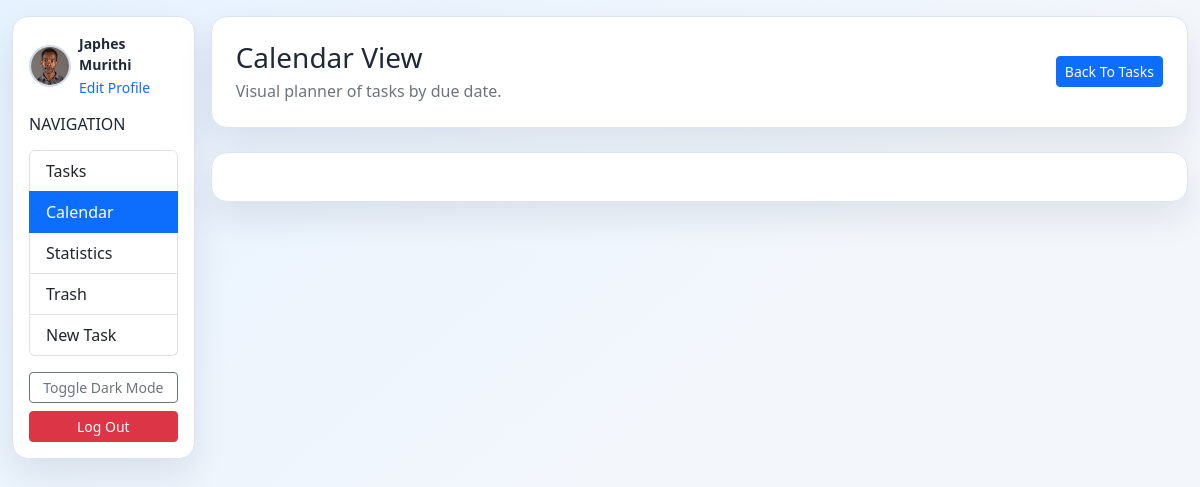
/todo/calendar/ (signed in), run on the app's committed database.
### accounts/models.py (models this page shows)
class CustomUser(AbstractUser):
    username = models.CharField(max_length=150, unique=True)
    bio = models.TextField(null=True, blank=True)
    profile_image = models.FileField(upload_to='profile_images/', null=True, blank=True)

### todo/views.py (the view)
# urls.py: path('calendar/', views.calendar_view, name='task_calendar'),
@login_required
def calendar_view(request):
    tasks = Task.objects.filter(
        owner=request.user,
        is_deleted=False,
    ).filter(
        Q(start_date__isnull=False) | Q(due_date__isnull=False)
    ).order_by('start_date', 'due_date')
    events = []
    for task in tasks:
        event_start = task.start_date or task.due_date
        if not event_start:
            continue
        events.append({
            'title': task.title,
            'start': event_start.isoformat(),
            'url': f"/todo/task/update/{task.pk}/",
            'color': '#16a34a' if task.completed else '#0ea5e9',
            'textColor': '#ffffff',
            'extendedProps': {
                'category': task.get_category_display(),
                'priority': task.get_priority_display(),
                'completed': task.completed,
                'dueDate': task.due_date.isoformat() if task.due_date else None,
            }
        })
    return render(request, 'todo/task_calendar.html', {
        'calendar_events': events,
    })

### todo/templates/todo/task_calendar.html (shortened to what this page needs)
<!DOCTYPE html>
<html lang="en">
<head>
    <link href="https://cdn.jsdelivr.net/npm/bootstrap@5.3.3/dist/css/bootstrap.min.css" rel="stylesheet">
    <link href="https://cdn.jsdelivr.net/npm/fullcalendar@6.1.15/index.global.min.css" rel="stylesheet">
</head>
<body>
    <div class="container-fluid py-3">
        <div class="row g-3">
            <aside class="col-12 col-lg-3 col-xl-2">
                {% include 'todo/_sidebar.html' %}
            </aside>
            <main class="col-12 col-lg-9 col-xl-10">
        <div class="panel p-4 mb-4">
            <div class="d-flex flex-wrap justify-content-between align-items-center gap-2">
                <div>
                    <h1 class="h3 mb-1">Calendar View</h1>
                    <p class="mb-0 text-secondary">Visual planner of tasks by due date.</p>
                </div>
                <a href="{% url 'task_list' %}" class="btn btn-primary btn-sm">Back To Tasks</a>
            </div>
        </div>
        <div class="panel p-3 p-md-4">
        </div>
            </main>
        </div>
    </div>
</body>
</html>

### todo/templates/todo/_sidebar.html (shortened to what this page needs)
<div class="panel p-3 h-100">
    <div class="d-flex align-items-center gap-2 mb-3">
        {% if request.user.profile_image %}
        <img src="{{ request.user.profile_image.url }}" alt="Profile" style="width:42px;height:42px;border-radius:50%;object-fit:cover;border:2px solid #d3dbe7;">
        {% else %}
        <div style="width:42px;height:42px;border-radius:50%;display:flex;align-items:center;justify-content:center;background:#0ea5e9;color:#fff;font-weight:700;">
            {{ request.user.username|slice:":1"|upper }}
        </div>
        {% endif %}
        <div>
            <div class="small fw-semibold">{{ request.user.username }}</div>
            <a href="{% url 'profile' %}" class="small text-decoration-none">Edit Profile</a>
        </div>
    </div>
    <h2 class="h6 mb-3 text-uppercase">Navigation</h2>
    <div class="list-group mb-3">
        <a href="{% url 'task_list' %}" class="list-group-item list-group-item-action {% if request.resolver_match.url_name == 'task_list' %}active{% endif %}">Tasks</a>
        <a href="{% url 'task_calendar' %}" class="list-group-item list-group-item-action {% if request.resolver_match.url_name == 'task_calendar' %}active{% endif %}">Calendar</a>
        <a href="{% url 'task_statistics' %}" class="list-group-item list-group-item-action {% if request.resolver_match.url_name == 'task_statistics' %}active{% endif %}">Statistics</a>
        <a href="{% url 'task_trash' %}" class="list-group-item list-group-item-action {% if request.resolver_match.url_name == 'task_trash' %}active{% endif %}">Trash</a>
        <a href="{% url 'task_create' %}" class="list-group-item list-group-item-action {% if request.resolver_match.url_name == 'task_create' %}active{% endif %}">New Task</a>
    </div>
    <div class="d-grid gap-2">
        <button id="darkModeToggle" type="button" class="btn btn-outline-secondary btn-sm">Toggle Dark Mode</button>
        <form method="post" action="{% url 'logout' %}">
            <button type="submit" class="btn btn-danger btn-sm w-100">Log Out</button>
        </form>
    </div>
</div>

### todo/templates/todo/task_calendar.html (style rules this page uses)
:root { --bg-main: #f3f7fc; --panel-bg: #ffffff; --line: #dce5ef; --text-main: #1f2937; }
body { background: linear-gradient(140deg, #e6f2ff 0%, var(--bg-main) 55%); color: var(--text-main); min-height: 100vh; }
.panel { background: var(--panel-bg); border: 1px solid var(--line); border-radius: 16px; box-shadow: 0 16px 36px rgba(15, 23, 42, 0.09); }

### data on the page
CustomUser: user.profile_image (picture), user.username "Japhes Murithi"
